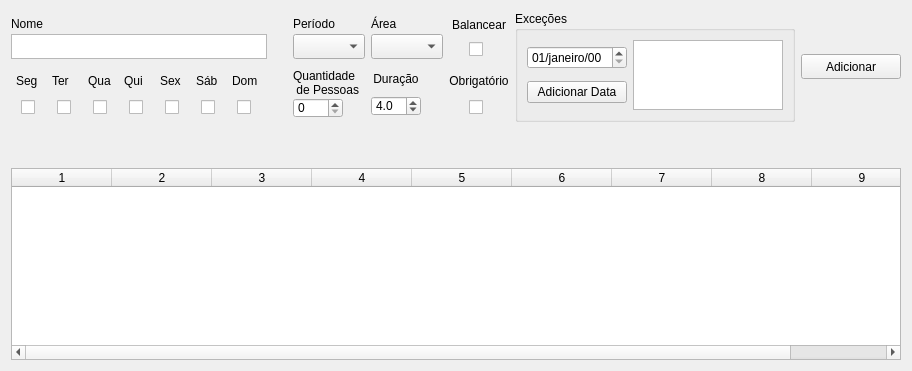
      <widget class="QWidget" name="tabShifts">
       <attribute name="title">
        <string>Turnos</string>
       </attribute>
       <layout class="QVBoxLayout" name="verticalLayout_40">
        <item>
         <layout class="QVBoxLayout" name="verticalLayout_39">
          <item>
           <layout class="QHBoxLayout" name="horizontalLayout_6">
            <item>
             <layout class="QGridLayout" name="gridLayout">
              <item row="0" column="2">
               <layout class="QVBoxLayout" name="verticalLayout_32">
                <property name="spacing">
                 <number>0</number>
                </property>
                <item>
                 <widget class="QLabel" name="label_shiftPeriod">
                  <property name="sizePolicy">
                   <sizepolicy hsizetype="Maximum" vsizetype="Fixed">
                    <horstretch>0</horstretch>
                    <verstretch>0</verstretch>
                   </sizepolicy>
                  </property>
                  <property name="maximumSize">
                   <size>
                    <width>100</width>
                    <height>20</height>
                   </size>
                  </property>
                  <property name="text">
                   <string>Período</string>
                  </property>
                  <property name="alignment">
                   <set>Qt::AlignLeading|Qt::AlignLeft|Qt::AlignVCenter</set>
                  </property>
                 </widget>
                </item>
                <item>
                 <widget class="QComboBox" name="drop_shiftPeriod">
                  <property name="sizePolicy">
                   <sizepolicy hsizetype="Maximum" vsizetype="Fixed">
                    <horstretch>0</horstretch>
                    <verstretch>0</verstretch>
                   </sizepolicy>
                  </property>
                  <property name="minimumSize">
                   <size>
                    <width>0</width>
                    <height>25</height>
                   </size>
                  </property>
                  <property name="maximumSize">
                   <size>
                    <width>100</width>
                    <height>25</height>
                   </size>
                  </property>
                 </widget>
                </item>
               </layout>
              </item>
              <item row="0" column="3">
               <layout class="QVBoxLayout" name="verticalLayout_33">
                <property name="spacing">
                 <number>0</number>
                </property>
                <item>
                 <widget class="QLabel" name="label_shiftArea">
                  <property name="sizePolicy">
                   <sizepolicy hsizetype="Maximum" vsizetype="Fixed">
                    <horstretch>0</horstretch>
                    <verstretch>0</verstretch>
                   </sizepolicy>
                  </property>
                  <property name="minimumSize">
                   <size>
                    <width>0</width>
                    <height>20</height>
                   </size>
                  </property>
                  <property name="maximumSize">
                   <size>
                    <width>100</width>
                    <height>20</height>
                   </size>
                  </property>
                  <property name="text">
                   <string>Área</string>
                  </property>
                  <property name="alignment">
                   <set>Qt::AlignLeading|Qt::AlignLeft|Qt::AlignVCenter</set>
                  </property>
                 </widget>
                </item>
                <item>
                 <widget class="QComboBox" name="drop_shiftArea">
                  <property name="sizePolicy">
                   <sizepolicy hsizetype="Maximum" vsizetype="Fixed">
                    <horstretch>0</horstretch>
                    <verstretch>0</verstretch>
                   </sizepolicy>
                  </property>
                  <property name="minimumSize">
                   <size>
                    <width>0</width>
                    <height>25</height>
                   </size>
                  </property>
                  <property name="maximumSize">
                   <size>
                    <width>100</width>
                    <height>25</height>
                   </size>
                  </property>
                 </widget>
                </item>
               </layout>
              </item>
              <item row="1" column="3">
               <layout class="QVBoxLayout" name="verticalLayout_37">
                <item>
                 <widget class="QLabel" name="label_shiftDuration">
                  <property name="maximumSize">
                   <size>
                    <width>50</width>
                    <height>20</height>
                   </size>
                  </property>
                  <property name="text">
                   <string>Duração</string>
                  </property>
                  <property name="alignment">
                   <set>Qt::AlignCenter</set>
                  </property>
                 </widget>
                </item>
                <item>
                 <widget class="QDoubleSpinBox" name="sb_shiftDuration">
                  <property name="maximumSize">
                   <size>
                    <width>50</width>
                    <height>20</height>
                   </size>
                  </property>
                  <property name="decimals">
                   <number>1</number>
                  </property>
                  <property name="maximum">
                   <double>15.000000000000000</double>
                  </property>
                  <property name="singleStep">
                   <double>0.500000000000000</double>
                  </property>
                  <property name="value">
                   <double>4.000000000000000</double>
                  </property>
                 </widget>
                </item>
               </layout>
              </item>
              <item row="0" column="0">
               <layout class="QVBoxLayout" name="verticalLayout_31">
                <property name="spacing">
                 <number>0</number>
                </property>
                <item>
                 <widget class="QLabel" name="label_shiftName">
                  <property name="sizePolicy">
                   <sizepolicy hsizetype="Preferred" vsizetype="Fixed">
                    <horstretch>0</horstretch>
                    <verstretch>0</verstretch>
                   </sizepolicy>
                  </property>
                  <property name="maximumSize">
                   <size>
                    <width>100</width>
                    <height>20</height>
                   </size>
                  </property>
                  <property name="text">
                   <string>Nome</string>
                  </property>
                  <property name="alignment">
                   <set>Qt::AlignLeading|Qt::AlignLeft|Qt::AlignVCenter</set>
                  </property>
                 </widget>
                </item>
                <item>
                 <widget class="QTextEdit" name="input_shiftName">
                  <property name="sizePolicy">
                   <sizepolicy hsizetype="Expanding" vsizetype="Fixed">
                    <horstretch>0</horstretch>
                    <verstretch>0</verstretch>
                   </sizepolicy>
                  </property>
                  <property name="minimumSize">
                   <size>
                    <width>0</width>
                    <height>25</height>
                   </size>
                  </property>
                  <property name="maximumSize">
                   <size>
                    <width>20000</width>
                    <height>25</height>
                   </size>
                  </property>
                 </widget>
                </item>
               </layout>
              </item>
              <item row="1" column="2">
               <layout class="QVBoxLayout" name="verticalLayout_34">
                <property name="spacing">
                 <number>0</number>
                </property>
                <item>
                 <widget class="QLabel" name="label_shiftPeriod_2">
                  <property name="sizePolicy">
                   <sizepolicy hsizetype="Preferred" vsizetype="Fixed">
                    <horstretch>0</horstretch>
                    <verstretch>0</verstretch>
                   </sizepolicy>
                  </property>
                  <property name="minimumSize">
                   <size>
                    <width>0</width>
                    <height>30</height>
                   </size>
                  </property>
                  <property name="maximumSize">
                   <size>
                    <width>100</width>
                    <height>30</height>
                   </size>
                  </property>
                  <property name="text">
                   <string>Quantidade
 de Pessoas</string>
                  </property>
                  <property name="alignment">
                   <set>Qt::AlignLeading|Qt::AlignLeft|Qt::AlignVCenter</set>
                  </property>
                 </widget>
                </item>
                <item>
                 <widget class="QSpinBox" name="sb_shiftNEmp">
                  <property name="maximumSize">
                   <size>
                    <width>50</width>
                    <height>20</height>
                   </size>
                  </property>
                 </widget>
                </item>
               </layout>
              </item>
              <item row="1" column="4">
               <layout class="QVBoxLayout" name="verticalLayout_36">
                <item>
                 <widget class="QLabel" name="label_shiftMandatory">
                  <property name="maximumSize">
                   <size>
                    <width>60</width>
                    <height>20</height>
                   </size>
                  </property>
                  <property name="layoutDirection">
                   <enum>Qt::LeftToRight</enum>
                  </property>
                  <property name="text">
                   <string>Obrigatório</string>
                  </property>
                  <property name="alignment">
                   <set>Qt::AlignCenter</set>
                  </property>
                 </widget>
                </item>
                <item>
                 <layout class="QHBoxLayout" name="horizontalLayout_5">
                  <item>
                   <widget class="QCheckBox" name="cb_shiftMandatory">
                    <property name="maximumSize">
                     <size>
                      <width>20</width>
                      <height>16777215</height>
                     </size>
                    </property>
                    <property name="autoFillBackground">
                     <bool>false</bool>
                    </property>
                    <property name="styleSheet">
                     <string notr="true">QCheckBox::indicator{width: 20px; height: 20px;};</string>
                    </property>
                    <property name="text">
                     <string/>
                    </property>
                   </widget>
                  </item>
                 </layout>
                </item>
               </layout>
              </item>
              <item row="0" column="4">
               <layout class="QVBoxLayout" name="verticalLayout_35">
                <item>
                 <widget class="QLabel" name="label_shiftBalance">
                  <property name="maximumSize">
                   <size>
                    <width>100</width>
                    <height>20</height>
                   </size>
                  </property>
                  <property name="layoutDirection">
                   <enum>Qt::LeftToRight</enum>
                  </property>
                  <property name="text">
                   <string>Balancear</string>
                  </property>
                  <property name="alignment">
                   <set>Qt::AlignCenter</set>
                  </property>
                 </widget>
                </item>
                <item>
                 <layout class="QHBoxLayout" name="horizontalLayout_4">
                  <item>
                   <widget class="QCheckBox" name="cb_shiftBalance">
                    <property name="maximumSize">
                     <size>
                      <width>20</width>
                      <height>16777215</height>
                     </size>
                    </property>
                    <property name="autoFillBackground">
                     <bool>false</bool>
                    </property>
                    <property name="styleSheet">
                     <string notr="true">QCheckBox::indicator{width: 20px; height: 20px;};</string>
                    </property>
                    <property name="text">
                     <string/>
                    </property>
                   </widget>
                  </item>
                 </layout>
                </item>
               </layout>
              </item>
              <item row="1" column="0">
               <layout class="QVBoxLayout" name="verticalLayout_38">
                <item>
                 <layout class="QHBoxLayout" name="horizontalLayout_3">
                  <item>
                   <widget class="QLabel" name="label_dayOfWeek_0">
                    <property name="maximumSize">
                     <size>
                      <width>25</width>
                      <height>20</height>
                     </size>
                    </property>
                    <property name="text">
                     <string>Seg</string>
                    </property>
                   </widget>
                  </item>
                  <item>
                   <widget class="QLabel" name="label_dayOfWeek_1">
                    <property name="maximumSize">
                     <size>
                      <width>25</width>
                      <height>20</height>
                     </size>
                    </property>
                    <property name="text">
                     <string>Ter</string>
                    </property>
                   </widget>
                  </item>
                  <item>
                   <widget class="QLabel" name="label_dayOfWeek_2">
                    <property name="maximumSize">
                     <size>
                      <width>25</width>
                      <height>20</height>
                     </size>
                    </property>
                    <property name="text">
                     <string>Qua</string>
                    </property>
                   </widget>
                  </item>
                  <item>
                   <widget class="QLabel" name="label_dayOfWeek_3">
                    <property name="maximumSize">
                     <size>
                      <width>25</width>
                      <height>20</height>
                     </size>
                    </property>
                    <property name="text">
                     <string>Qui</string>
                    </property>
                   </widget>
                  </item>
                  <item>
                   <widget class="QLabel" name="label_dayOfWeek_4">
                    <property name="maximumSize">
                     <size>
                      <width>25</width>
                      <height>20</height>
                     </size>
                    </property>
                    <property name="text">
                     <string>Sex</string>
                    </property>
                   </widget>
                  </item>
                  <item>
                   <widget class="QLabel" name="label_dayOfWeek_5">
                    <property name="maximumSize">
                     <size>
                      <width>25</width>
                      <height>20</height>
                     </size>
                    </property>
                    <property name="text">
                     <string>Sáb</string>
                    </property>
                   </widget>
                  </item>
                  <item>
                   <widget class="QLabel" name="label_dayOfWeek_6">
                    <property name="maximumSize">
                     <size>
                      <width>25</width>
                      <height>20</height>
                     </size>
                    </property>
                    <property name="text">
                     <string>Dom</string>
                    </property>
                   </widget>
                  </item>
                 </layout>
                </item>
                <item>
                 <layout class="QHBoxLayout" name="horizontalLayout_2">
                  <item>
                   <widget class="QCheckBox" name="cb_shiftDay_0">
                    <property name="maximumSize">
                     <size>
                      <width>20</width>
                      <height>16777215</height>
                     </size>
                    </property>
                    <property name="autoFillBackground">
                     <bool>false</bool>
                    </property>
                    <property name="styleSheet">
                     <string notr="true">QCheckBox::indicator{width: 20px; height: 20px;};</string>
                    </property>
                    <property name="text">
                     <string/>
                    </property>
                   </widget>
                  </item>
                  <item>
                   <widget class="QCheckBox" name="cb_shiftDay_1">
                    <property name="maximumSize">
                     <size>
                      <width>20</width>
                      <height>16777215</height>
                     </size>
                    </property>
                    <property name="autoFillBackground">
                     <bool>false</bool>
                    </property>
                    <property name="styleSheet">
                     <string notr="true">QCheckBox::indicator{width: 20px; height: 20px;};</string>
                    </property>
                    <property name="text">
                     <string/>
                    </property>
                   </widget>
                  </item>
                  <item>
                   <widget class="QCheckBox" name="cb_shiftDay_2">
                    <property name="maximumSize">
                     <size>
                      <width>20</width>
                      <height>16777215</height>
                     </size>
                    </property>
                    <property name="autoFillBackground">
                     <bool>false</bool>
                    </property>
                    <property name="styleSheet">
                     <string notr="true">QCheckBox::indicator{width: 20px; height: 20px;};</string>
                    </property>
                    <property name="text">
                     <string/>
                    </property>
                   </widget>
                  </item>
                  <item>
                   <widget class="QCheckBox" name="cb_shiftDay_3">
                    <property name="maximumSize">
                     <size>
                      <width>20</width>
                      <height>16777215</height>
                     </size>
                    </property>
                    <property name="autoFillBackground">
                     <bool>false</bool>
                    </property>
                    <property name="styleSheet">
                     <string notr="true">QCheckBox::indicator{width: 20px; height: 20px;};</string>
                    </property>
                    <property name="text">
                     <string/>
                    </property>
                   </widget>
                  </item>
                  <item>
                   <widget class="QCheckBox" name="cb_shiftDay_4">
                    <property name="maximumSize">
                     <size>
                      <width>20</width>
                      <height>16777215</height>
                     </size>
                    </property>
                    <property name="autoFillBackground">
                     <bool>false</bool>
                    </property>
                    <property name="styleSheet">
                     <string notr="true">QCheckBox::indicator{width: 20px; height: 20px;};</string>
                    </property>
                    <property name="text">
                     <string/>
                    </property>
                   </widget>
                  </item>
                  <item>
                   <widget class="QCheckBox" name="cb_shiftDay_5">
                    <property name="maximumSize">
                     <size>
                      <width>20</width>
                      <height>16777215</height>
                     </size>
                    </property>
                    <property name="autoFillBackground">
                     <bool>false</bool>
                    </property>
                    <property name="styleSheet">
                     <string notr="true">QCheckBox::indicator{width: 20px; height: 20px;};</string>
                    </property>
                    <property name="text">
                     <string/>
                    </property>
                   </widget>
                  </item>
                  <item>
                   <widget class="QCheckBox" name="cb_shiftDay_6">
                    <property name="maximumSize">
                     <size>
                      <width>20</width>
                      <height>16777215</height>
                     </size>
                    </property>
                    <property name="autoFillBackground">
                     <bool>false</bool>
                    </property>
                    <property name="styleSheet">
                     <string notr="true">QCheckBox::indicator{width: 20px; height: 20px;};</string>
                    </property>
                    <property name="text">
                     <string/>
                    </property>
                   </widget>
                  </item>
                 </layout>
                </item>
               </layout>
              </item>
              <item row="1" column="1">
               <spacer name="verticalSpacer_5">
                <property name="orientation">
                 <enum>Qt::Vertical</enum>
                </property>
                <property name="sizeType">
                 <enum>QSizePolicy::Maximum</enum>
                </property>
                <property name="sizeHint" stdset="0">
                 <size>
                  <width>20</width>
                  <height>40</height>
                 </size>
                </property>
               </spacer>
              </item>
             </layout>
            </item>
            <item>
             <layout class="QVBoxLayout" name="verticalLayout_2">
              <item>
               <spacer name="verticalSpacer">
                <property name="orientation">
                 <enum>Qt::Vertical</enum>
                </property>
                <property name="sizeType">
                 <enum>QSizePolicy::Maximum</enum>
                </property>
                <property name="sizeHint" stdset="0">
                 <size>
                  <width>20</width>
                  <height>40</height>
                 </size>
                </property>
               </spacer>
              </item>
              <item>
               <widget class="QGroupBox" name="groupBox">
                <property name="sizePolicy">
                 <sizepolicy hsizetype="Preferred" vsizetype="Maximum">
                  <horstretch>0</horstretch>
                  <verstretch>0</verstretch>
                 </sizepolicy>
                </property>
                <property name="maximumSize">
                 <size>
                  <width>16777215</width>
                  <height>200</height>
                 </size>
                </property>
                <property name="title">
                 <string>Exceções</string>
                </property>
                <layout class="QVBoxLayout" name="verticalLayout">
                 <item>
                  <layout class="QHBoxLayout" name="horizontalLayout_7">
                   <item>
                    <layout class="QVBoxLayout" name="verticalLayout_3">
                     <item>
                      <widget class="QDateEdit" name="de_shiftException">
                       <property name="maximumSize">
                        <size>
                         <width>100</width>
                         <height>16777215</height>
                        </size>
                       </property>
                       <property name="locale">
                        <locale language="Portuguese" country="Brazil"/>
                       </property>
                       <property name="displayFormat">
                        <string>dd/MMMM/yy</string>
                       </property>
                      </widget>
                     </item>
                     <item>
                      <widget class="QPushButton" name="button_addShiftDate">
                       <property name="maximumSize">
                        <size>
                         <width>100</width>
                         <height>16777215</height>
                        </size>
                       </property>
                       <property name="layoutDirection">
                        <enum>Qt::LeftToRight</enum>
                       </property>
                       <property name="text">
                        <string>Adicionar Data</string>
                       </property>
                      </widget>
                     </item>
                    </layout>
                   </item>
                   <item>
                    <widget class="QTableWidget" name="table_shiftException">
                     <property name="sizePolicy">
                      <sizepolicy hsizetype="Maximum" vsizetype="Expanding">
                       <horstretch>0</horstretch>
                       <verstretch>0</verstretch>
                      </sizepolicy>
                     </property>
                     <property name="maximumSize">
                      <size>
                       <width>150</width>
                       <height>16777215</height>
                      </size>
                     </property>
                     <property name="showGrid">
                      <bool>false</bool>
                     </property>
                     <property name="columnCount">
                      <number>1</number>
                     </property>
                     <attribute name="horizontalHeaderVisible">
                      <bool>false</bool>
                     </attribute>
                     <attribute name="horizontalHeaderShowSortIndicator" stdset="0">
                      <bool>false</bool>
                     </attribute>
                     <attribute name="verticalHeaderVisible">
                      <bool>false</bool>
                     </attribute>
                     <column/>
                    </widget>
                   </item>
                  </layout>
                 </item>
                </layout>
               </widget>
              </item>
             </layout>
            </item>
            <item>
             <widget class="QPushButton" name="button_addShift">
              <property name="sizePolicy">
               <sizepolicy hsizetype="Fixed" vsizetype="Fixed">
                <horstretch>0</horstretch>
                <verstretch>0</verstretch>
               </sizepolicy>
              </property>
              <property name="minimumSize">
               <size>
                <width>100</width>
                <height>0</height>
               </size>
              </property>
              <property name="maximumSize">
               <size>
                <width>100</width>
                <height>25</height>
               </size>
              </property>
              <property name="text">
               <string>Adicionar</string>
              </property>
             </widget>
            </item>
           </layout>
          </item>
          <item>
           <spacer name="verticalSpacer_11">
            <property name="orientation">
             <enum>Qt::Vertical</enum>
            </property>
            <property name="sizeType">
             <enum>QSizePolicy::Maximum</enum>
            </property>
            <property name="sizeHint" stdset="0">
             <size>
              <width>20</width>
              <height>40</height>
             </size>
            </property>
           </spacer>
          </item>
          <item>
           <widget class="QTableWidget" name="table_shifts">
            <property name="columnCount">
             <number>9</number>
            </property>
            <attribute name="horizontalHeaderStretchLastSection">
             <bool>true</bool>
            </attribute>
            <attribute name="verticalHeaderVisible">
             <bool>false</bool>
            </attribute>
            <attribute name="verticalHeaderStretchLastSection">
             <bool>false</bool>
            </attribute>
            <column/>
            <column/>
            <column/>
            <column/>
            <column/>
            <column/>
            <column/>
            <column/>
            <column/>
           </widget>
          </item>
         </layout>
        </item>
       </layout>
      </widget>
